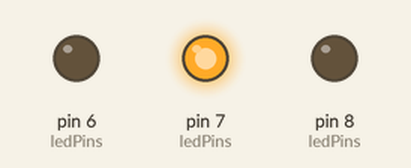
Bench run of a sketch on a simulated Arduino Uno, built with avr-gcc and run on an emulated ATmega328P. Parts: output pins drawn as LEDs (lit = HIGH). Random numbers use the default seed unless the sketch sets one.

Above: at 0.16 s.
At 11.3 s:
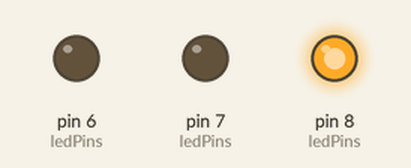
At 19.75 s:
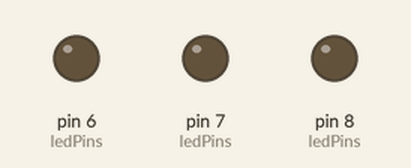
At 39.82 s:
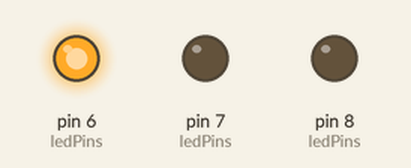
Timing chart, 0 to 40.0 s (numbered marks = the images above):
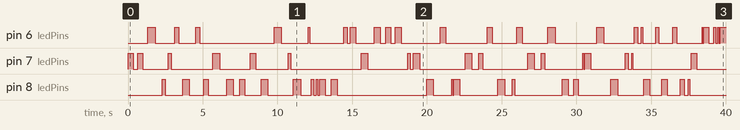

The sketch:

EET231_Exam1_David_Garrett.ino
```cpp
// David Garrett
// EET231 EXAM 1
// 10-13-21

// parameterized macro used to figure out length of an array
#define ArrayLength(x) (sizeof(x) / sizeof(x[0]))

int blueLed = 6;
int greenLed = 7;
int redLed = 8;

// Creates an array of all the pin numbers
int ledPins[] = {blueLed, greenLed, redLed};


// If Statement not needed for randomly flashing LED
// Created randomLedToFlash function that returns a value 0 through 2
// Set up the array ledPins[] that contains the pin values of each led
// Blue LED = 0, Green LED = 1, Red LED = 2
// The value returned by randomLedToFlash function is passed to blink function is passed to blink function
// Blink function selects random LED based on ledPins[randomLedToFlash()]

void setup() {
  randomSeed(analogRead(A0)); // Sets up random number generator

  // for loop goes through each pin in the array and sets up pinmode to output
  // ArrayLength(ledpins) figures out the length of array
  // first value in for loop is starting value, next is the exit condition
  // last value is the step value
  for (int i=0; i < ArrayLength(ledPins); i++) {
    pinMode(ledPins[i], OUTPUT);
  }
}

void loop() {
  blink(randomLedToFlash(), randomDurationTime());

}


// Use to Flash the LED
// Random time and random LED value passed to function
// Turns LED on, delay, Turns LED off, delay
void blink(int randomLed, int randomTime) {

  digitalWrite(ledPins[randomLed], HIGH);
  delay(randomTime);
  digitalWrite(ledPins[randomLed], LOW);
  delay(randomTime);
}


// Function returns a random time to flash the LED
int randomDurationTime() {
  int randomTime = random(50, 500); // Time range from 50 milliseconds to 500 milliseconds
  return randomTime;
}


// Function returns a random number used to flash the different color LEDs
int randomLedToFlash() {
  int randomLed = random(0, ArrayLength(ledPins)); // Values range from 0 to the length of array
  return randomLed;
}
```

Measured:
- by itself, pin 6 (ledPins): LOW → HIGH at 1.3 s, → LOW 0.48 s later, → HIGH 1.3 s later, → LOW 0.27 s later, … (47 changes in this stretch)
- by itself, pin 7 (ledPins): LOW → HIGH at 0.00 s, → LOW 0.33 s later, → HIGH 0.33 s later, → LOW 0.33 s later, … (36 changes in this stretch)
- by itself, pin 8 (ledPins): LOW → HIGH at 2.3 s, → LOW 0.20 s later, → HIGH 1.2 s later, → LOW 0.43 s later, … (46 changes in this stretch)
